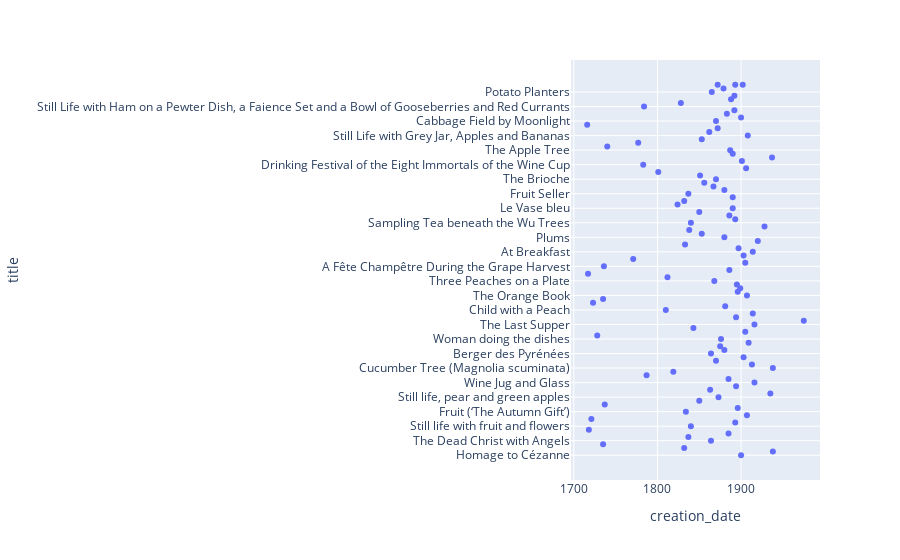

The notebook cell this image was saved under:
### Code cell
# Drop rows with missing values in 'title' column
df = df.dropna(subset=['title', 'creation_date'])

# Sample 100 random rows from the DataFrame
df_subset = df.sample(n=100, random_state=42)  # Use `n` to specify the number of rows you want in the subset

# Alternatively, if you want a percentage-based sample (e.g., 10% of the data)
df_subset = df.sample(frac=0.1, random_state=42)  # `frac` is the fraction of rows to sample

# Now, you can create the plot with this subset
fig3 = px.scatter(df_subset, 
                  x='creation_date', 
                  y='title',
                  #title='Timeline of Paintings Creation Dates (Random Subset)',
                  #labels={'creation_date': 'Creation Date', 'title': 'Painting Title'},
                  #hover_data=['author_name']
                  )
fig3.update_yaxes(autorange="reversed")  # Optional: To display earliest at top
fig3.show()

### Figure 1 — Plotly figure (JSON) as saved in the notebook; plotly's stock layout.template omitted (floating-point values rounded to 4 significant figures)
{"data": [{"hovertemplate": "creation_date=%{x}<br>title=%{y}<extra></extra>", "legendgroup": "", "marker": {"color": "#636efa", "symbol": "circle"}, "mode": "markers", "name": "", "orientation": "h", "showlegend": false, "type": "scatter", "x": [1893, 1879, 1865, 1892, 1888, 1828, 1784, 1892, 1883, 1900, 1870, 1716, 1872, 1862, 1908, 1853, 1777, 1740, 1887, 1890, 1937, 1901, 1783, 1906, 1801, 1851, 1870, 1856, 1867, 1880, 1837, 1890, 1832, 1824, 1890, 1850, 1886, 1893, 1840, 1928, 1838, 1853, 1880, 1920, 1833, 1897, 1914, 1903, 1771, 1905, 1736, 1886, 1717, 1812, 1868, 1895, 1899, 1896, 1907, 1735, 1723, 1881, 1810, 1914, 1894, 1975, 1916, 1843, 1905, 1728, 1876, 1909, 1875, 1880, 1864, 1903, 1870, 1913, 1872, 1938, 1819, 1787, 1885, 1916, 1894, 1863, 1935, 1873, 1850, 1737, 1896, 1834, 1907, 1721, 1893, 1902, 1840, 1718, 1885, 1837, 1864, 1735, 1832, 1938, 1900], "xaxis": "x", "y": ["Still Life with Apples", "Plate of Fruit on a Chair", "Potato Planters", "Grapes", "Café Terrace at Night", "A Girl Selling Fruit in an Artist's Studio", "Still Life with Ham on a Pewter Dish, a Faience Set and a Bowl of Gooseberries and Red Currants", "Birds on Red Plum", "Männerportrait", "Bananas and Metal", "Cabbage Field by Moonlight", "Still Life of Flowers and Fruit", "Nature morte au médaillon de Philippe Solari (Still life with a medaillon of Solari)", "Plate of Peaches", "Still Life with Grey Jar, Apples and Bananas", "Interior with an Old Woman Eating Soup", "Fruit and Flowers in a Terracotta Vase", "Still Life With Carafe Silver Goblet And Fruit", "The Apple Tree", "Big Copper Kettle and Fish (Fish)", "The men at Emmaus", "Retrato de Wilhelm Ludwig Von Eschwege (Barão Guilherme de Eschwege)", "Drinking Festival of the Eight Immortals of the Wine Cup", "Walter FitzUryan Rhys, 7th Baron Dynevor of Dynevor (1873-1956)", "Basket of Fruit", "Mariana", "The Brioche", "Autumn Leaves", "Still Life Fruit and Wine Glass", "A Bundle of Asparagus", "Fruit Seller", "Still Life with Cake, Lemon, Strawberries, and Glass", "Náh-pope, Soup, adviser to Black Hawk", "The Stage-Coach Breakfast", "Le Vase bleu", "Still life. Flowers and fruits", "The Funeral Meal", "Fruit with Blue-footed Bowl", "Sampling Tea beneath the Wu Trees", "Louisiana Rice Fields", "Still-life of fruits and ivory tankard", "Pigeon (size of life) Loyalty Isles", "Plums", "Still Life with Melon", "The Titan's Goblet", "Butcher shop in Schäftlarn", "At Breakfast", "Siberian Onion (Allium sibericum)", "Landscape With Figures At An Open Air Meal", "Girl with an Apple", "A Fête Champêtre During the Grape Harvest", "The Coffee Sorters", "Village Feast", "Vicelin distributing Bread among the Poor", "Three Peaches on a Plate", "Field of cabbage.", "Death and the Child", "Cherry Blossom", "The Orange Book", "The Pilgrims at Emmaus", "Fruit piece with a satyr bust and a smoke pot", "Young Peasant Having Her Coffee", "Child with a Peach", "An Englishman in Moscow", "Spring", "Morning In The Melon Field", "The Last Supper", "Still Life - Fruit", "Pilgrims at Emmaus", "Still Life With Cat and Fish", "Woman doing the dishes", "Still Life with Pears on a Plate", "Mound of Butter", "Still Life of White and Red Grapes in a Basket, with Two Pears and a Cabbage White", "Berger des Pyrénées", "Dinner at the Casino", "Rice ap Gryffydd, Prince of Wales", "Synchrony in Green", "Still Life with Apples", "Cucumber Tree (Magnolia scuminata)", "The Ghost of a Flea", "Still life with flowers and fruits", "The Potato Peeler", "Wine Jug and Glass", "A Family Meal", "Still Life with Roses and Fruit", "Dinner Party", "Still life, pear and green apples", "Still Life with Fruit", "The House of Cards", "Vorhor, the Green Wave", "Fruit (‘The Autumn Gift’)", "Fish in an Aquarium", "Light Meal", "Apple Tree in the Meadow, Eragny", "Still Life with Apples", "Still life with fruit and flowers", "La Boudeuse", "Basket of Potatoes", "St. Nicholas", "The Dead Christ with Angels", "The Ham Dinner", "The Prince of Orange, William III, Embarked from Holland, and Landed at Torbay, November 4th, 1688, after a Stormy Passage", "Fish House", "Homage to Cézanne"], "yaxis": "y"}], "layout": {"legend": {"tracegroupgap": 0}, "margin": {"t": 60}, "xaxis": {"anchor": "y", "domain": [0, 1], "title": {"text": "creation_date"}}, "yaxis": {"anchor": "x", "autorange": "reversed", "domain": [0, 1], "title": {"text": "title"}}}}
